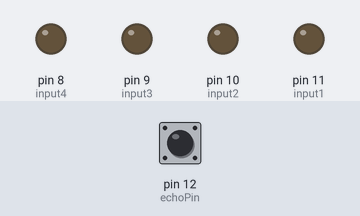
Recording of a sketch running on a simulated Arduino Uno, built with avr-gcc and run on an emulated ATmega328P. Shown: output pins drawn as LEDs (lit = HIGH). Inputs (shaded band) come from the test bench; at power-on: pin 12 (echoPin) LOW. Pins used as bus, display or sensor lines are not drawn; what the sketch prints to the serial monitor is not drawn.

Above: at 2.2 s.
2.3 s: pin 12 (echoPin) pulsed HIGH 5 times (0.12 s each, 0.3 s apart)
At 4.0 s:
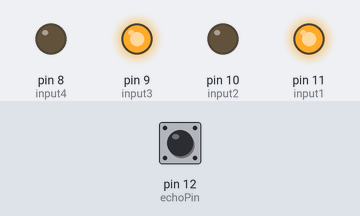
6.0 s: pin 12 (echoPin) pulsed HIGH 2 times (0.12 s each, 0.3 s apart)
Timing chart, 0 to 9.0 s (numbered marks = the images above; inputs shaded):
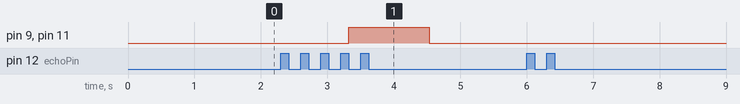

The sketch:

Arduino_Code.ino
```cpp
#include <SoftwareSerial.h>

SoftwareSerial mySerial(19, 18); // RX, TX
#define trigPin 13
#define echoPin 12
const int input1 = 11; //Number of Motor Input 1 Pin
const int input2 = 10; //Number of Motor Input 2 Pin
const int input3 = 9; //Number of Motor Input 3 Pin
const int input4 = 8; //Number of Motor Input 4 Pin
float dur1,dur2, dis1, dis2, time1, time2, velocity; // Duration varible stores time duration taken by ultrasonic and Distance variable stores distance

void setup() {
  Serial.begin (9600); // Begin the Serial Monitor at 9600 Baud
  mySerial.begin(9600);

  pinMode(trigPin, OUTPUT); // Initialize Trigger Pin
  pinMode(echoPin, INPUT); // Initialize Echo Pin
  pinMode(input1, OUTPUT); //Initialize Input 1 Pin
  pinMode(input2, OUTPUT); //Initialize Input 2 Pin
  pinMode(input3, OUTPUT); //Initialize Input 3 Pin
  pinMode(input4, OUTPUT); //Initialize Input 4 Pin

  digitalWrite(trigPin, LOW);
  delay(2);
  digitalWrite(trigPin, HIGH); // Set Trigger Pin High
  delay(5); // Delay
  digitalWrite(trigPin, LOW); // Set Trigger Pin Low
  dur2 = pulseIn(echoPin, HIGH); // Set Echo Pin High to set time to variable
  dis2 = (dur1/2) / 29.1; // Convert time into distance
}

void loop() {
  dis1 = dis2;
  time1 = millis();
  Serial.print(dis1);
  Serial.print(" ");
  delay(100);

  digitalWrite(trigPin, HIGH); // Set Trigger Pin High
  delay(5); // Delay
  digitalWrite(trigPin, LOW); // Set Trigger Pin Low
  dur2 = pulseIn(echoPin, HIGH); // Set Echo Pin High to set time to variable
  dis2 = (dur2/2) / 29.1; // Convert time into distance
  time2 = millis();
  Serial.print(dis2);
  Serial.write(int(dis2));
  Serial.print(" ");
  Serial.print(time2);
  Serial.print(" ");

  mySerial.write(int(dis2));
  velocity = (dis1-dis2)/((time2-time1)*0.001);
  Serial.print(velocity);
  Serial.println(" cm/s");

  if(dis2<(velocity*velocity/800) || dis2<10){
    //Stops Motor Driving
    digitalWrite(input1, LOW); //Write Analog value to Input 1
    digitalWrite(input2, LOW); //Write Analog value to Input 2
    digitalWrite(input3, LOW); //Write Analog value to Input 3
    digitalWrite(input4, LOW); //Write Analog value to Input 4
  }
  else{
    //Starts Motor Driving
    digitalWrite(input1, HIGH); //Write Analog value to Input 1
    digitalWrite(input2, LOW); //Write Analog value to Input 2
    digitalWrite(input3, HIGH); //Write Analog value to Input 3
    digitalWrite(input4, LOW); //Write Analog value to Input 4
  }
  delay(100);
}
```

Measured:
- after the input at 2.3 s, pin 9 (input3), pin 11 (input1): LOW → HIGH after 1.0 s, → LOW 1.2 s later
- after the input at 6.0 s, every drawn part: stays the same
